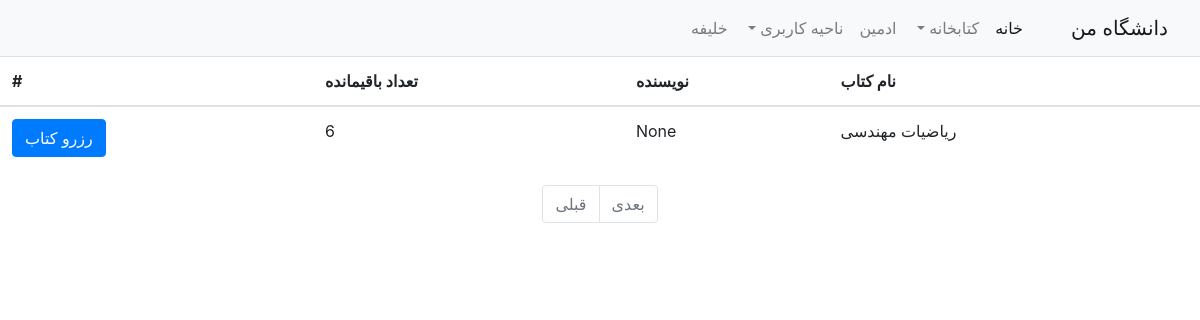
Page /library/ (signed in) on the committed database.
### account/models.py (models this page shows, shortened)
class User(AbstractBaseUser):
    first_name = models.CharField(max_length=60)
    last_name = models.CharField(max_length=100)
    avatar = models.ImageField(null=True,blank=True)
    last_login = models.DateTimeField(auto_now=True)
    email = models.EmailField(verbose_name='email address', max_length=255, unique=True)
    position = models.ForeignKey(Position, on_delete=models.CASCADE, blank=True, null=True)
    identifier = models.PositiveIntegerField(unique=True, blank=True, null=True)
    is_active = models.BooleanField(default=True)
    is_staff = models.BooleanField(default=False)
    is_superuser = models.BooleanField(default=False)
    is_admin = models.BooleanField(default=False)
    is_student = models.BooleanField(default=True)
    USERNAME_FIELD = 'identifier'
    REQUIRED_FIELDS = ['first_name', 'last_name', 'email']
    objects = CustomUserManager()

### library/models.py (models this page shows, shortened)
class Book(models.Model):
    name = models.CharField(max_length=60)
    faculty = models.ForeignKey(Faculty, on_delete=models.CASCADE)
    quantity = models.PositiveSmallIntegerField()
    picture = models.ImageField(null=True, blank=True)
    author = models.CharField(max_length=60, blank=True, null=True)
    @property
    def reminded(self):
        return self.quantity - Lend.objects.filter(book=self).count()

### library/views.py (the view, shortened to what this page needs)
# urls.py: path('', BookList.as_view(), name='library'),
class BookList(LoginRequiredMixin, ListView):
    paginate_by = 10
    login_url = reverse_lazy('account:login')
    template_name = 'library/index.html'
    context_object_name = 'books'
    def get_queryset(self):
        return Book.objects.filter(faculty=self.request.user.position.department.faculty)
    def get_context_data(self, *args, object_list=None, **kwargs):
        context = super(BookList, self).get_context_data(*args, object_list=None, **kwargs)
        if 'status' in self.request.session and 'book_lent' in self.request.session:
            context['status'] = self.request.session['status']
            context['book_lent'] = Book.objects.get(id=self.request.session['book_lent']).name
            self.flushLentDataSession()
        return context

### library/templates/library/index.html (shortened to what this page needs)
{% extends 'account/layout.html' %}
{% block body %}
    <table class="table">
        <thead>
        <tr>
            <th>نام کتاب</th>
            <th>نویسنده</th>
            <th>تعداد باقیمانده</th>
            <th>#</th>
        </tr>
        </thead>
        <tbody>
        {% for book in books %}
            <tr>
                <td>{{ book.name }}</td>
                <td>{{ book.author }}</td>
                <td>{{ book.reminded }}</td>
                <td>
                    <form method="post" action="{% url 'lendout' %}">
                        <input type="submit" class="btn btn-primary" value="رزرو کتاب"></input>
                    </form>
                </td>
            </tr>
        {% endfor %}
        </tbody>
    </table>
    <nav aria-label="Page navigation example">
        <ul class="pagination justify-content-center" style="direction: ltr">
            {% if page_obj.has_previous %}
                <li class="page-item "><a class="page-link" href="?page={{ page_obj.previous_page_number }}">قبلی</a>
                </li>
            {% else %}
                <li class="page-item disabled"><a class="page-link" href="#">قبلی</a></li>
            {% endif %}
            {% if page_obj.has_next %}
                <li class="page-item"><a class="page-link" href="?page={{ page_obj.next_page_number }}">بعدی</a></li>
            {% else %}
                <li class="page-item disabled"><a class="page-link" href="#">بعدی</a></li>
            {% endif %}
        </ul>
    </nav>
{% endblock %}

### account/templates/account/layout.html (shortened to what this page needs)
<!doctype html>
<html lang="en">
<head>
    <link rel="stylesheet" href="https://cdn.jsdelivr.net/npm/bootstrap@4.6.0/dist/css/bootstrap.min.css"
>
</head>
<body>
<nav class="navbar navbar-expand-lg navbar-light bg-light">
    <a class="navbar-brand" href="#">دانشگاه من</a>
    <div class="collapse navbar-collapse" id="navbarNavDropdown">
        <ul class="navbar-nav">
            <li class="nav-item active">
                <a class="nav-link" href="#">خانه <span class="sr-only">(current)</span></a>
            </li>
            <li class="nav-item dropdown">
                <a class="nav-link dropdown-toggle" href="#" id="library" role="button"
                   data-toggle="dropdown" aria-haspopup="true" aria-expanded="false">
                    کتابخانه
                </a>
            </li>
            <li class="nav-item">
                <a class="nav-link" href="/admin">ادمین</a>
            </li>
            <li class="nav-item dropdown">
                <a class="nav-link dropdown-toggle" href="#" id="navbarDropdownMenuLink" role="button"
                   data-toggle="dropdown" aria-haspopup="true" aria-expanded="false">
                    ناحیه کاربری
                </a>
            </li>
            <li class="nav-item"><a class="nav-link" href="#">{{ user.last_name }}</a></li>
        </ul>
    </div>
</nav>
{% block body %}
{% endblock %}
</body>
</html>

### account/templates/account/layout.html (style rules this page uses)
body { direction: rtl; }

### rows in the picture
User: last_name "خلیفه"
Book: name "ریاضیات مهندسی", author "None", reminded "6"
